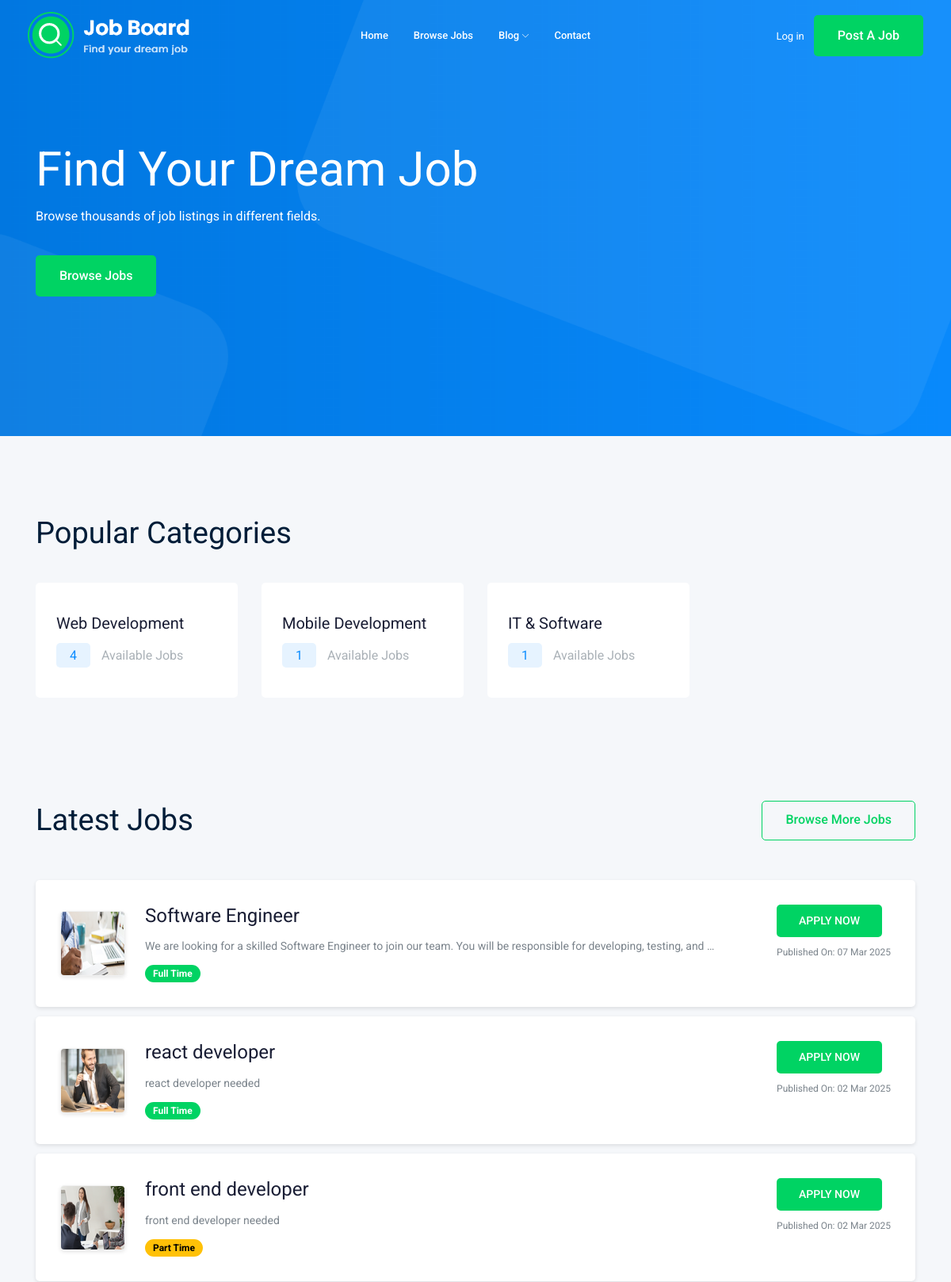
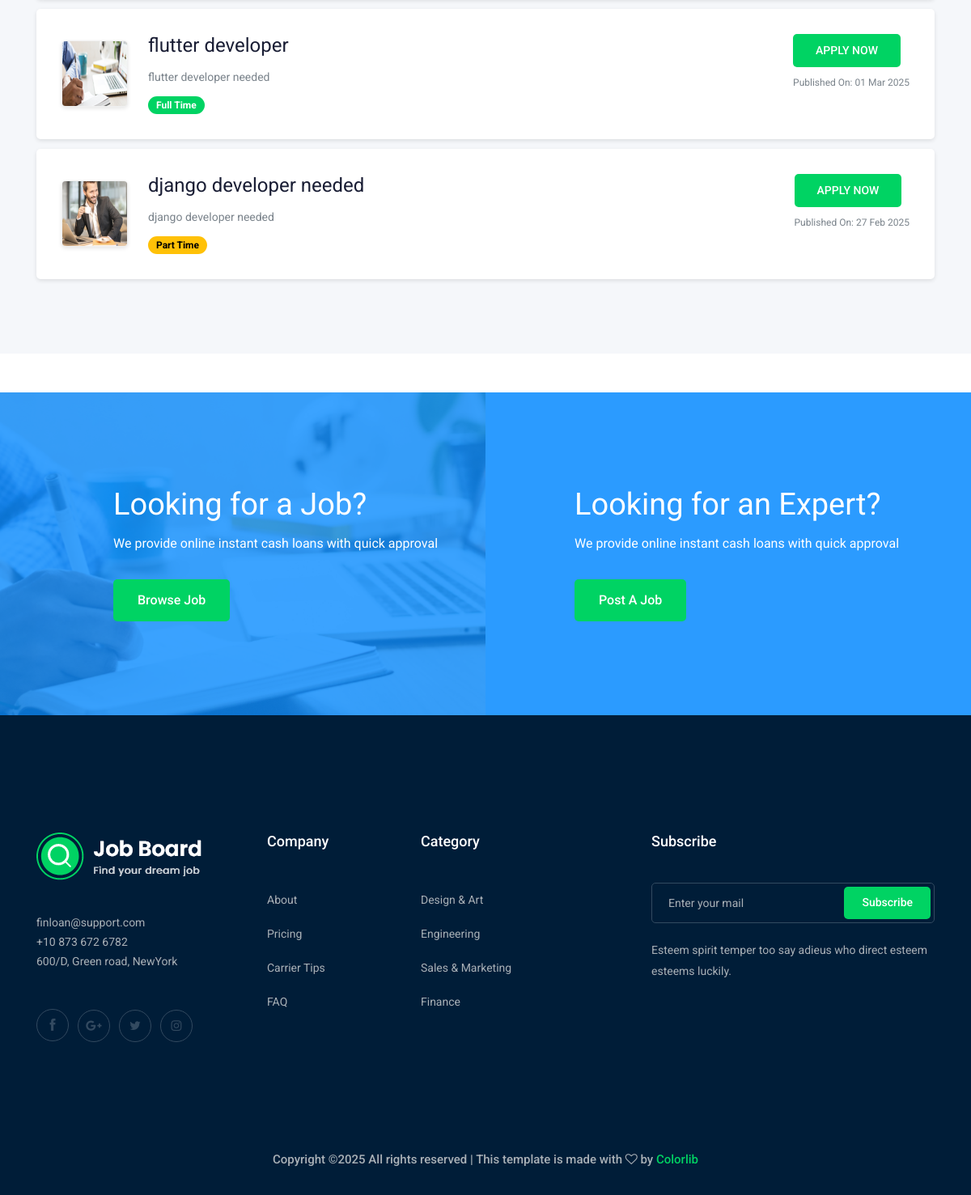
The page / on the database its author committed (2 pictures, top to bottom).
### job/models.py (models this page shows, shortened)
class Category(models.Model):
    name = models.CharField(max_length=50)

class Job(models.Model):
    JOB_TYPE = (
        ('Full Time', 'Full Time'),
        ('Part Time', 'Part Time'),
        )
    owner = models.ForeignKey(User , on_delete=models.CASCADE , related_name='job_owner')
    title = models.CharField(max_length=50)
    job_type = models.CharField(max_length=15, choices=JOB_TYPE)
    description = models.TextField(max_length=1000)
    published_at = models.DateTimeField(auto_now_add=True)
    vacancy = models.IntegerField(default=1)
    salary = models.IntegerField(default=0)
    experience = models.IntegerField(default=1)
    category = models.ForeignKey('Category', on_delete=models.CASCADE , null=True)
    image = models.ImageField(upload_to=image_upload)
    slug = models.SlugField(blank= True , null=True) # slug = title

### home/views.py (the view)
# urls.py: path('', views.home, name='home'),
def home(request):
    jobs_list = Job.objects.all().order_by('-published_at')[:5]
    categories = Category.objects.all()
    return render(request , 'home.html' , {'jobs_list':jobs_list , 'categories':categories})

### home/templates/home.html
{% extends 'base.html' %}
{% load static %}
{% block body %}
    <div class="slider_area">
        <div class="single_slider d-flex align-items-center slider_bg_1">
            <div class="container">
                <div class="row align-items-center">
                    <div class="col-lg-7 col-md-6">
                        <div class="slider_text">
                            <h3 class="wow fadeInLeft" data-wow-duration="1s" data-wow-delay=".3s">
                                Find Your Dream Job
                            </h3>
                            <p class="wow fadeInLeft" data-wow-duration="1s" data-wow-delay=".4s">
                                Browse thousands of job listings in different fields.
                            </p>
                            <div class="sldier_btn wow fadeInLeft" data-wow-duration="1s" data-wow-delay=".5s">
                                <a href="{% url 'jobs:job_list' %}" class="boxed-btn3">Browse Jobs</a>
                            </div>
                        </div>
                    </div>
                </div>
            </div>
        </div>
    </div>
<div class="popular_catagory_area">
    <div class="container">
        <div class="row">
            <div class="col-lg-12">
                <div class="section_title mb-40">
                    <h3>Popular Categories</h3>
                </div>
            </div>
        </div>
        <div class="row">
            {% for category in categories %}
            <div class="col-lg-4 col-xl-3 col-md-6">
                <div class="single_catagory">
                    <a href="{% url 'jobs:job_list' %}?category={{ category.id }}">
                        <h4>{{ category.name }}</h4>
                        <p><span>{{ category.job_set.count }}</span> Available Jobs</p>
                    </a>
                </div>
            </div>
            {% endfor %}
        </div>
    </div>
</div>
    <div class="job_listing_area">
        <div class="container">
            <div class="row align-items-center">
                <div class="col-lg-6">
                    <div class="section_title">
                        <h3>Latest Jobs</h3>
                    </div>
                </div>
                <div class="col-lg-6">
                    <div class="brouse_job text-right">
                        <a href="{% url 'jobs:job_list' %}" class="boxed-btn4">Browse More Jobs</a>
                    </div>
                </div>
            </div>
            <div class="job_lists">
                <div class="row">
                    {% for job in jobs_list %}
                    <div class="col-lg-12 col-md-12">
                        <div class="single_jobs white-bg d-flex justify-content-between">
                            <div class="jobs_left d-flex align-items-center">
                                <div class="thumb">
                                    <a href="{% url 'jobs:job_detail' job.slug %}"><img src="{{ job.image.url }}" alt="{{ job.title }}" class="job-image"></a>
                                </div>
                                <div class="jobs_conetent">
                                    <a href="{% url 'jobs:job_detail' job.slug %}"><h4>{{ job.title }}</h4></a>
                                    <p>{{ job.description|truncatewords:20 }}</p>
                                    <div class="links_locat d-flex align-items-center">
                                        {% if job.job_type == 'Full Time' %}
                                            <span class="badge badge-success">Full Time</span>
                                        {% elif job.job_type == 'Part Time' %}
                                            <span class="badge badge-warning">Part Time</span>
                                        {% endif %}
                                    </div>
                                </div>
                            </div>
                            <div class="jobs_right">
                                <div class="apply_now">
                                    <a href="{% url 'jobs:job_detail' job.slug %}" class="boxed-btn3">Apply Now</a>
                                </div>
                                <p>Published On: {{ job.published_at|date:"d M Y" }}</p>
                            </div>
                        </div>
                    </div>
                    {% empty %}
                    <p class="text-center">No jobs available at the moment.</p>
                    {% endfor %}
                </div>
            </div>
        </div>
    </div>
     <div class="job_searcing_wrap overlay mt-5">
        <div class="container">
            <div class="row">
                <div class="col-lg-5 offset-lg-1 col-md-6">
                    <div class="searching_text">
                        <h3>Looking for a Job?</h3>
                        <p>We provide online instant cash loans with quick approval</p>
                        <a href="{% url 'jobs:job_list' %}" class="boxed-btn3">Browse Job</a>
                    </div>
                </div>
                <div class="col-lg-5 offset-lg-1 col-md-6">
                    <div class="searching_text">
                        <h3>Looking for an Expert?</h3>
                        <p>We provide online instant cash loans with quick approval</p>
                        <a href="{% url 'jobs:add_job' %}" class="boxed-btn3">Post a Job</a>
                    </div>
                </div>
            </div>
        </div>
    </div>
{% endblock %}

### templates/base.html (shortened to what this page needs)
{% load static %}
<!doctype html>
<html class="no-js" lang="zxx">
<head>
    <link rel="stylesheet" href="{% static 'css/bootstrap.min.css' %}">
    <link rel="stylesheet" href="{% static 'css/owl.carousel.min.css' %}">
    <link rel="stylesheet" href="{% static 'css/magnific-popup.css' %}">
    <link rel="stylesheet" href="{% static 'css/font-awesome.min.css' %}">
    <link rel="stylesheet" href="{% static 'css/themify-icons.css' %}">
    <link rel="stylesheet" href="{% static 'css/nice-select.css' %}">
    <link rel="stylesheet" href="{% static 'css/flaticon.css' %}">
    <link rel="stylesheet" href="{% static 'css/jquery-ui.css' %}">
    <link rel="stylesheet" href="{% static 'css/gijgo.css' %}">
    <link rel="stylesheet" href="{% static 'css/animate.min.css' %}">
    <link rel="stylesheet" href="{% static 'css/slicknav.css' %}">
    <link rel="stylesheet" href="{% static 'css/home.css' %}">
    <link rel="stylesheet" href="{% static 'css/style.css' %}">
</head>
<body>
    <header>
        <div class="header-area ">
            <div id="sticky-header" class="main-header-area">
                <div class="container-fluid ">
                    <div class="header_bottom_border">
                        <div class="row align-items-center">
                            <div class="col-xl-3 col-lg-2">
                                <div class="logo">
                                    <a href="index.html">
                                        <img src="img/logo.png" alt="">
                                    </a>
                                </div>
                            </div>
                            <div class="col-xl-6 col-lg-7">
                                <div class="main-menu  d-none d-lg-block">
                                    <nav>
                                        <ul id="navigation">
                                            <li><a href="/">Home</a></li>
                                            <li><a href="{% url 'jobs:job_list' %}">Browse Jobs</a></li>
                                            <li><a href="#">Blog <i class="ti-angle-down"></i></a>
                                            </li>
                                            <li><a href="{% url 'contact:contact' %}">Contact</a></li>
                                        </ul>
                                    </nav>
                                </div>
                            </div>
                            <div class="col-xl-3 col-lg-3 d-none d-lg-block">
                                <div class="Appointment">
                                    {% if request.user.is_authenticated %}
                                        <div class="phone_num d-none d-xl-block">
                                            <a href="{% url 'accounts:profile' %}">
                                                {% if request.user.profile.image %}
                                                    <img src="{{ request.user.profile.image.url }}" alt="" style="width: 60px; height: 60px; border-radius: 50%;">
                                                {% else %}
                                                Profile
                                                {% endif %}
                                            </a>
                                        </div>
                                    {% else %}
                                        <div class="phone_num d-none d-xl-block">
                                            <a href="{% url 'login' %}">Log in</a>
                                        </div>
                                    {% endif %}
                                    <div class="d-none d-lg-block">
                                        <a class="boxed-btn3" href="{% url 'jobs:add_job' %}">Post a Job</a>
                                    </div>
                                </div>
                            </div>
                            <div class="col-12">
                            </div>
                        </div>
                    </div>
                </div>
            </div>
        </div>
    </header>
    {% block body %}
    {% endblock body %}
    <footer class="footer">
        <div class="footer_top">
            <div class="container">
                <div class="row">
                    <div class="col-xl-3 col-md-6 col-lg-3">
                        <div class="footer_widget wow fadeInUp" data-wow-duration="1s" data-wow-delay=".3s">
                            <div class="footer_logo">
                                <a href="#">
                                    <img src="img/logo.png" alt="">
                                </a>
                            </div>
                            <p>
                                finloan@support.com <br>
                                +10 873 672 6782 <br>
                                600/D, Green road, NewYork
                            </p>
                            <div class="socail_links">
                                <ul>
                                    <li>
                                        <a href="#">
                                            <i class="ti-facebook"></i>
                                        </a>
                                    </li>
                                    <li>
                                        <a href="#">
                                            <i class="fa fa-google-plus"></i>
                                        </a>
                                    </li>
                                    <li>
                                        <a href="#">
                                            <i class="fa fa-twitter"></i>
                                        </a>
                                    </li>
                                    <li>
                                        <a href="#">
                                            <i class="fa fa-instagram"></i>
                                        </a>
                                    </li>
                                </ul>
                            </div>
                        </div>
                    </div>
                    <div class="col-xl-2 col-md-6 col-lg-2">
                        <div class="footer_widget wow fadeInUp" data-wow-duration="1.1s" data-wow-delay=".4s">
                            <h3 class="footer_title">
                                Company
                            </h3>
                            <ul>
                                <li><a href="#">About </a></li>
                                <li><a href="#"> Pricing</a></li>
                                <li><a href="#">Carrier Tips</a></li>
                                <li><a href="#">FAQ</a></li>
                            </ul>
                        </div>
                    </div>
                    <div class="col-xl-3 col-md-6 col-lg-3">
                        <div class="footer_widget wow fadeInUp" data-wow-duration="1.2s" data-wow-delay=".5s">
                            <h3 class="footer_title">
                                Category
                            </h3>
                            <ul>
                                <li><a href="#">Design & Art</a></li>
                                <li><a href="#">Engineering</a></li>
                                <li><a href="#">Sales & Marketing</a></li>
                                <li><a href="#">Finance</a></li>
                            </ul>
                        </div>
                    </div>
                    <div class="col-xl-4 col-md-6 col-lg-4">
                        <div class="footer_widget wow fadeInUp" data-wow-duration="1.3s" data-wow-delay=".6s">
                            <h3 class="footer_title">
                                Subscribe
                            </h3>
                            <form action="#" class="newsletter_form">
                                <input type="text" placeholder="Enter your mail">
                                <button type="submit">Subscribe</button>
                            </form>
                            <p class="newsletter_text">Esteem spirit temper too say adieus who direct esteem esteems
                                luckily.</p>
                        </div>
                    </div>
                </div>
            </div>
        </div>
        <div class="copy-right_text wow fadeInUp" data-wow-duration="1.4s" data-wow-delay=".3s">
            <div class="container">
                <div class="row">
                    <div class="col-xl-12">
                        <p class="copy_right text-center">
Copyright &copy;<script>document.write(new Date().getFullYear());</script> All rights reserved | This template is made with <i class="fa fa-heart-o" aria-hidden="true"></i> by <a href="https://colorlib.com" target="_blank">Colorlib</a>
                        </p>
                    </div>
                </div>
            </div>
        </div>
    </footer>
</body>
</html>

### rows shown on the page
Category: name "Web Development", job_set.count "4"
Category: name "Mobile Development", job_set.count "1"
Category: name "IT & Software", job_set.count "1"
Job: image (picture), title "Software Engineer", description "We are looking for a skilled Software Engineer to join our team. You will be responsible for developing, testing, and …", job_type "Full Time", published_at "07 Mar 2025"
Job: image (picture), title "react developer", description "react developer needed", job_type "Full Time", published_at "02 Mar 2025"
Job: image (picture), title "front end developer", description "front end developer needed", job_type "Part Time", published_at "02 Mar 2025"
Job: image (picture), title "flutter developer", description "flutter developer needed", job_type "Full Time", published_at "01 Mar 2025"
Job: image (picture), title "django developer needed", description "django developer needed", job_type "Part Time", published_at "27 Feb 2025"
